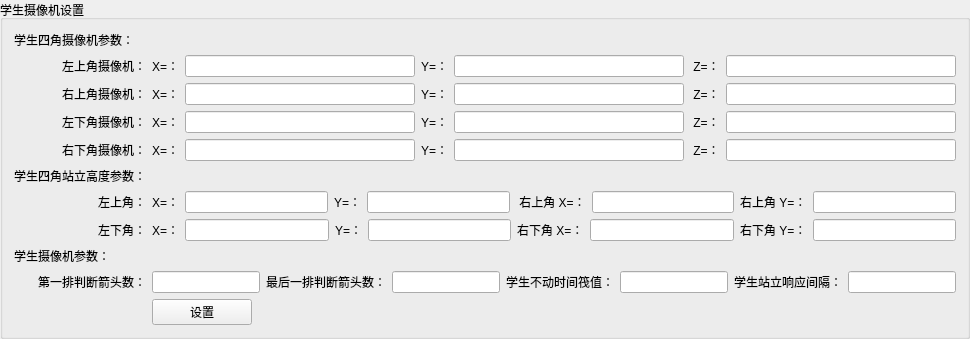
               <widget class="QGroupBox" name="gro_StuCam">
                <property name="title">
                 <string>学生摄像机设置</string>
                </property>
                <layout class="QFormLayout" name="formLayout_32">
                 <property name="labelAlignment">
                  <set>Qt::AlignRight|Qt::AlignTrailing|Qt::AlignVCenter</set>
                 </property>
                 <item row="0" column="0">
                  <widget class="QLabel" name="lab_StuCamPar">
                   <property name="text">
                    <string>学生四角摄像机参数：</string>
                   </property>
                  </widget>
                 </item>
                 <item row="8" column="0">
                  <widget class="QLabel" name="lab_StdCamPar">
                   <property name="text">
                    <string>学生摄像机参数：</string>
                   </property>
                  </widget>
                 </item>
                 <item row="7" column="0">
                  <widget class="QLabel" name="lab_StuCamStuLowerLeft">
                   <property name="text">
                    <string>左下角：</string>
                   </property>
                  </widget>
                 </item>
                 <item row="6" column="0">
                  <widget class="QLabel" name="StuCamStuUpperLeft">
                   <property name="text">
                    <string>左上角：</string>
                   </property>
                  </widget>
                 </item>
                 <item row="5" column="0">
                  <widget class="QLabel" name="lab_StuCamStuSta">
                   <property name="text">
                    <string>学生四角站立高度参数：</string>
                   </property>
                  </widget>
                 </item>
                 <item row="4" column="0">
                  <widget class="QLabel" name="lab_StuCamLowerRight">
                   <property name="text">
                    <string>右下角摄像机：</string>
                   </property>
                  </widget>
                 </item>
                 <item row="3" column="0">
                  <widget class="QLabel" name="lab_StuCamLowerLeft">
                   <property name="text">
                    <string>左下角摄像机：</string>
                   </property>
                  </widget>
                 </item>
                 <item row="2" column="0">
                  <widget class="QLabel" name="lab_StuCamUpperRight">
                   <property name="text">
                    <string>右上角摄像机：</string>
                   </property>
                  </widget>
                 </item>
                 <item row="1" column="0">
                  <widget class="QLabel" name="lab_StuCamUpperLeft">
                   <property name="text">
                    <string>左上角摄像机：</string>
                   </property>
                  </widget>
                 </item>
                 <item row="9" column="0">
                  <widget class="QLabel" name="lab_StuCamFri">
                   <property name="text">
                    <string>第一排判断箭头数：</string>
                   </property>
                  </widget>
                 </item>
                 <item row="1" column="1">
                  <layout class="QHBoxLayout" name="horizontalLayout_86">
                   <item>
                    <widget class="QLabel" name="lab_StuCamUpperLeftX">
                     <property name="text">
                      <string>X=：</string>
                     </property>
                    </widget>
                   </item>
                   <item>
                    <widget class="QLineEdit" name="lineEdit_StuCamUpperLeftX"/>
                   </item>
                   <item>
                    <widget class="QLabel" name="lab_StuCamUpperLeftY">
                     <property name="text">
                      <string>Y=：</string>
                     </property>
                    </widget>
                   </item>
                   <item>
                    <widget class="QLineEdit" name="lineEdit_StuCamUpperLeftY"/>
                   </item>
                   <item>
                    <widget class="QLabel" name="lab_StuCamUpperLeftZ">
                     <property name="text">
                      <string> Z=：</string>
                     </property>
                    </widget>
                   </item>
                   <item>
                    <widget class="QLineEdit" name="lineEdit_StuCamUpperLeftZ"/>
                   </item>
                  </layout>
                 </item>
                 <item row="2" column="1">
                  <layout class="QHBoxLayout" name="horizontalLayout_87">
                   <item>
                    <widget class="QLabel" name="lab_StuCamUpperRightX">
                     <property name="text">
                      <string>X=：</string>
                     </property>
                    </widget>
                   </item>
                   <item>
                    <widget class="QLineEdit" name="lineEdit_StuCamUpperRightX"/>
                   </item>
                   <item>
                    <widget class="QLabel" name="lab_StuCamUpperRightY">
                     <property name="text">
                      <string>Y=：</string>
                     </property>
                    </widget>
                   </item>
                   <item>
                    <widget class="QLineEdit" name="lineEdit_StuCamUpperRightY"/>
                   </item>
                   <item>
                    <widget class="QLabel" name="lab_StuCamUpperRightZ">
                     <property name="text">
                      <string> Z=：</string>
                     </property>
                    </widget>
                   </item>
                   <item>
                    <widget class="QLineEdit" name="lineEdit_StuCamUpperRightZ"/>
                   </item>
                  </layout>
                 </item>
                 <item row="3" column="1">
                  <layout class="QHBoxLayout" name="horizontalLayout_88">
                   <item>
                    <widget class="QLabel" name="lab_StuCamLowerLeftX">
                     <property name="text">
                      <string>X=：</string>
                     </property>
                    </widget>
                   </item>
                   <item>
                    <widget class="QLineEdit" name="lineEdit_StuCamLowerLeftX"/>
                   </item>
                   <item>
                    <widget class="QLabel" name="lab_StuCamLowerLeftY">
                     <property name="text">
                      <string>Y=：</string>
                     </property>
                    </widget>
                   </item>
                   <item>
                    <widget class="QLineEdit" name="lineEdit_StuCamLowerLeftY"/>
                   </item>
                   <item>
                    <widget class="QLabel" name="lab_StuCamLowerLeftZ">
                     <property name="text">
                      <string> Z=：</string>
                     </property>
                    </widget>
                   </item>
                   <item>
                    <widget class="QLineEdit" name="lineEdit_StuCamLowerLeftZ"/>
                   </item>
                  </layout>
                 </item>
                 <item row="4" column="1">
                  <layout class="QHBoxLayout" name="horizontalLayout_89">
                   <item>
                    <widget class="QLabel" name="lab_StuCamLowerRightX">
                     <property name="text">
                      <string>X=：</string>
                     </property>
                    </widget>
                   </item>
                   <item>
                    <widget class="QLineEdit" name="lineEdit_StuCamLowerRightX"/>
                   </item>
                   <item>
                    <widget class="QLabel" name="lab_StuCamLowerRightY">
                     <property name="text">
                      <string>Y=：</string>
                     </property>
                    </widget>
                   </item>
                   <item>
                    <widget class="QLineEdit" name="lineEdit_StuCamLowerRightY"/>
                   </item>
                   <item>
                    <widget class="QLabel" name="lab_StuCamLowerRightZ">
                     <property name="text">
                      <string> Z=：</string>
                     </property>
                    </widget>
                   </item>
                   <item>
                    <widget class="QLineEdit" name="lineEditlab_StuCamLowerRightZ"/>
                   </item>
                  </layout>
                 </item>
                 <item row="6" column="1">
                  <layout class="QHBoxLayout" name="horizontalLayout_90">
                   <item>
                    <widget class="QLabel" name="lab_StuCamStuUpperLeftX">
                     <property name="text">
                      <string>X=：</string>
                     </property>
                    </widget>
                   </item>
                   <item>
                    <widget class="QLineEdit" name="lineEdit_StuCamStuUpperLeftX"/>
                   </item>
                   <item>
                    <widget class="QLabel" name="lab_StuCamStuUpperLeftY">
                     <property name="text">
                      <string>Y=：</string>
                     </property>
                    </widget>
                   </item>
                   <item>
                    <widget class="QLineEdit" name="lineEdit_StuCamStuUpperLeftY"/>
                   </item>
                   <item>
                    <widget class="QLabel" name="lab_StuCamStuUpperRightX">
                     <property name="text">
                      <string> 右上角 X=：</string>
                     </property>
                    </widget>
                   </item>
                   <item>
                    <widget class="QLineEdit" name="lineEdit_StuCamStuUpperRightX"/>
                   </item>
                   <item>
                    <widget class="QLabel" name="lab_StuCamStuUpperRightY">
                     <property name="text">
                      <string>右上角 Y=：</string>
                     </property>
                    </widget>
                   </item>
                   <item>
                    <widget class="QLineEdit" name="lineEdit_StuCamStuUpperRightX_2"/>
                   </item>
                  </layout>
                 </item>
                 <item row="7" column="1">
                  <layout class="QHBoxLayout" name="horizontalLayout_91">
                   <item>
                    <widget class="QLabel" name="lab_StuCamStuLowerLeftX">
                     <property name="text">
                      <string>X=：</string>
                     </property>
                    </widget>
                   </item>
                   <item>
                    <widget class="QLineEdit" name="lineEdit_StuCamStuLowerLeftX"/>
                   </item>
                   <item>
                    <widget class="QLabel" name="lab_StuCamStuLowerLeftY">
                     <property name="text">
                      <string>Y=：</string>
                     </property>
                    </widget>
                   </item>
                   <item>
                    <widget class="QLineEdit" name="lineEdit_StuCamStuLowerLeftY"/>
                   </item>
                   <item>
                    <widget class="QLabel" name="lab_StuCamLowerRightX_2">
                     <property name="text">
                      <string>右下角 X=：</string>
                     </property>
                    </widget>
                   </item>
                   <item>
                    <widget class="QLineEdit" name="lineEdit_StuCamLowerRightX_2"/>
                   </item>
                   <item>
                    <widget class="QLabel" name="lab_StuCamLowerRightY_2">
                     <property name="text">
                      <string>右下角 Y=：</string>
                     </property>
                    </widget>
                   </item>
                   <item>
                    <widget class="QLineEdit" name="lineEdit__StuCamLowerRightY"/>
                   </item>
                  </layout>
                 </item>
                 <item row="9" column="1">
                  <layout class="QHBoxLayout" name="horizontalLayout_92">
                   <item>
                    <widget class="QLineEdit" name="lineEdit_StuCamFri"/>
                   </item>
                   <item>
                    <widget class="QLabel" name="lab_StuCamLas">
                     <property name="text">
                      <string>最后一排判断箭头数：</string>
                     </property>
                    </widget>
                   </item>
                   <item>
                    <widget class="QLineEdit" name="lineEdit_StuCamLas"/>
                   </item>
                   <item>
                    <widget class="QLabel" name="lab_StuCamMove">
                     <property name="text">
                      <string>学生不动时间筏值：</string>
                     </property>
                    </widget>
                   </item>
                   <item>
                    <widget class="QLineEdit" name="lineEdit_StuCamMove"/>
                   </item>
                   <item>
                    <widget class="QLabel" name="lab_StuCamTime">
                     <property name="text">
                      <string>学生站立响应间隔：</string>
                     </property>
                    </widget>
                   </item>
                   <item>
                    <widget class="QLineEdit" name="lineEdit_StuCamTime"/>
                   </item>
                  </layout>
                 </item>
                 <item row="10" column="1">
                  <widget class="QPushButton" name="pus_StuSet">
                   <property name="sizePolicy">
                    <sizepolicy hsizetype="Fixed" vsizetype="Fixed">
                     <horstretch>0</horstretch>
                     <verstretch>0</verstretch>
                    </sizepolicy>
                   </property>
                   <property name="minimumSize">
                    <size>
                     <width>100</width>
                     <height>0</height>
                    </size>
                   </property>
                   <property name="text">
                    <string>设置</string>
                   </property>
                  </widget>
                 </item>
                </layout>
               </widget>
